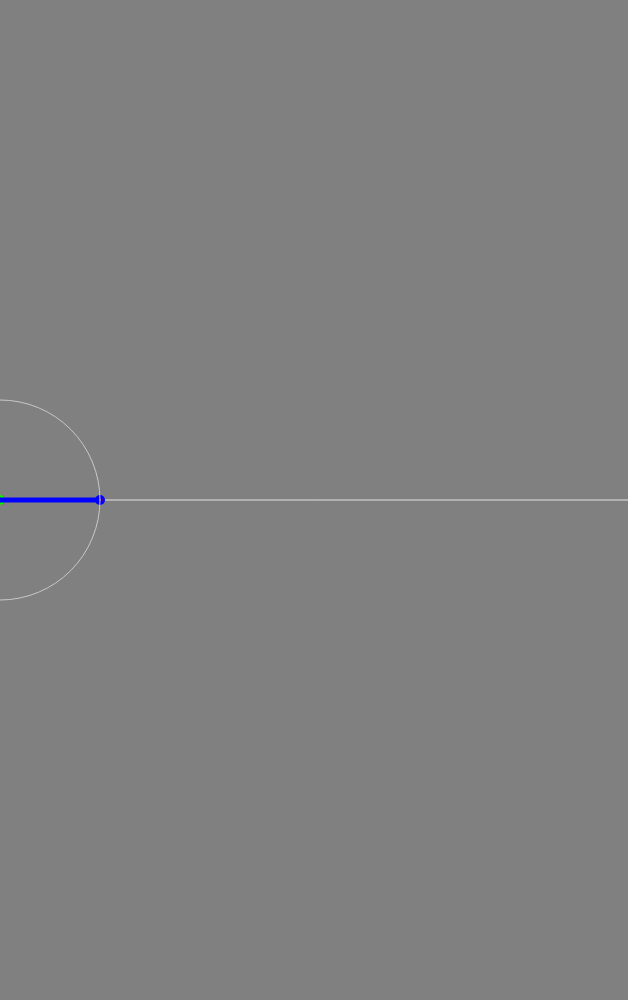
Frame 1 (no input)
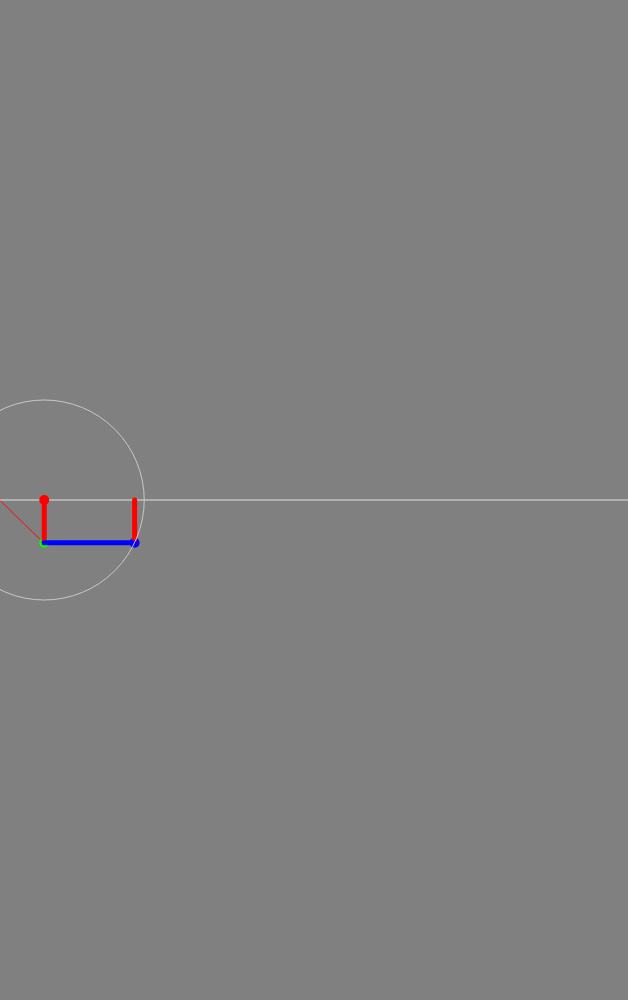
Frame 60 (no input)
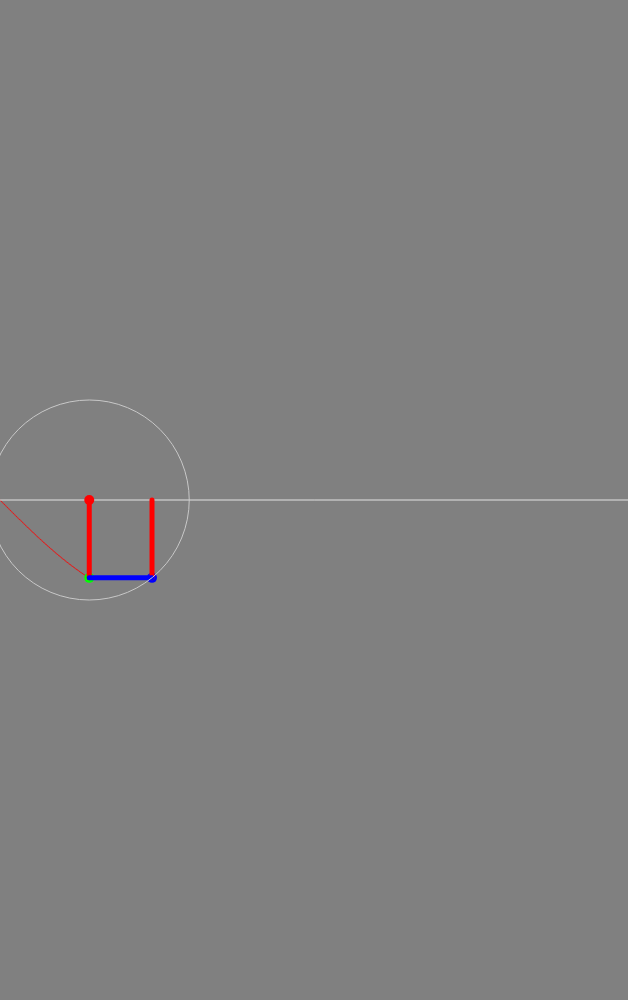
Frame 120 (the mouse pressed at the canvas centre since frame 60)

The p5.js sketch that drew these frames (run headless with seeded random() and noise() and a simulated clock; from frame 60 on, the mouse is pressed at the canvas centre):

// p5.js sketch
// ── sketch.js
/*
Mimi Yin NYU-ITP
Adding tan wave to the visualization.
*/


let circle, speed;
let d, r, theta, tSpeed;
let drawSin = true;
let drawCos = false;
let drawTan = false;

function setup() {
  createCanvas(TWO_PI * 100, window.innerHeight);
  circle = createVector(0, height / 2);
  speed = createVector((width / TWO_PI) * .0075, 0);
  d = 200;
  r = d / 2;
  theta = 0;
  // Fit the speed to the width of the window
  // Make sure a complete sine-wave is drawn
  tSpeed = (width / TWO_PI) * .000075;
}


function draw() {
  background(128);
  noStroke();

  if (drawSin) {
    fill(255, 0, 0);
    // Draw all the points of the sin wave until the current "theta"
    for (let t = 0; t < theta; t += abs(tSpeed)) {
      ellipse(t * 100, circle.y + r * sin(t), 1, 1);
    }
  }

  if (drawCos) {
    // Draw all the points of the cos wave until the current "theta"
    fill(0, 0, 255);
    for (let t = 0; t < theta; t += abs(tSpeed)) {
      ellipse(t * 100, circle.y + r * cos(t), 1, 1);
    }
  }

  if (drawTan) {
    // Draw all the points of the tan wave until the current "theta"
    fill(0);
    for (let t = 0; t < theta; t += abs(tSpeed)) {
      ellipse(t * 100, circle.y + r * tan(t), 1, 1);
    }
  }

  stroke(225);
  line(0, circle.y, width, circle.y);

  // Calculate position of dot going around the circumference of the circle
  let circum = createVector(circle.x + r * cos(theta), circle.y + r * sin(theta));

  noStroke();
  // Red Center of Circle
  fill(255, 0, 0);
  ellipse(circle.x, circle.y, 10, 10);

  // Green Y-Position Dot
  fill(0, 255, 0);
  ellipse(circle.x, circum.y, 10, 10);


  // Blue Circumference Dot
  fill(0, 0, 255);
  ellipse(circum.x, circum.y, 10, 10);

  stroke(255, 0, 0);
  strokeWeight(5);
  //Height line
  line(circle.x, circle.y, circle.x, circum.y);

  //Vertical height Line
  line(circum.x, circum.y, circum.x, circle.y);

  //strokeWeight(1);
  stroke(0, 0, 255);
  //Horizontal height line
  line(circum.x, circum.y, circle.x, circum.y);

  noFill();
  strokeWeight(1);
  stroke(200);
  ellipse(circle.x, circle.y, d, d);

  // Bounce back and forth
  if (circle.x > width || circle.x < 0) {
    speed.mult(-1);
    tSpeed *= -1;
  }

  //Move the circle
  circle.add(speed);

  //Move forward through the degrees of the circle for the sin and cos calculations
  theta += tSpeed;
}

// Press 'c' to turn cosine wave on/off
// Press 's' to turn sine wave on/off
// Press 't' to turn tan wave on/off
function keyPressed() {
  switch (key) {
    case 'C':
      drawCos = !drawCos;
      break;
    case 'S':
      drawSin = !drawSin;
      break;
    case 'T':
      drawTan = !drawTan;
      break;
  }
}
